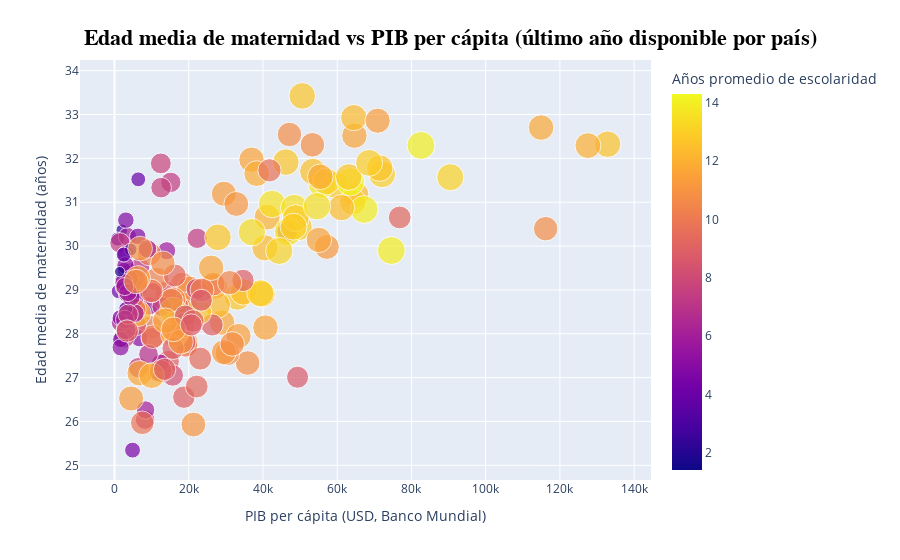

This figure's notebook cell:
### Markdown cell above
## Edad media de maternidad vs PIB per cápita
Color = Años de escolaridad. Tamaño opcional = PIB per cápita.

### Code cell
import pandas as pd
import plotly.express as px

# 1) Asegurar nombres de columnas y tipos
df = df.rename(columns={"Entity":"country", "Year":"year"})  # si ya están así, no pasa nada
df["year"] = pd.to_numeric(df["year"], errors="coerce").astype("Int64")

# 2) Filtrar filas con datos válidos en las 3 métricas
need_cols = ["country", "year", "gdp_per_capita", "mac", "edu_years"]
df_valid = df.dropna(subset=need_cols).copy()

# 3) Quedarse con el último año disponible por país
df_latest = df_valid.loc[df_valid.groupby("country")["year"].idxmax()].reset_index(drop=True)

# 4) Scatter
fig_scatter = px.scatter(
    df_latest,
    x="gdp_per_capita",
    y="mac",
    size="edu_years",
    color="edu_years",
    hover_name="country",
    hover_data={
        "year": True,
        "mac": ":.1f",
        "gdp_per_capita": ":,.0f",
        "edu_years": ":.1f"
    },
    labels={
        "year": "Año",
        "mac": "Edad media de maternidad",
        "gdp_per_capita": "PIB per cápita (USD)",
        "edu_years": "Años promedio de escolaridad"
    }
)

fig_scatter.update_layout(
    title={
        "text": "<b>Edad media de maternidad vs PIB per cápita (último año disponible por país)</b>",
        "x": 0.5, "xanchor": "center", "yanchor": "top"
    },
    title_font=dict(size=22, family="Arial", color="black"),
    xaxis_title="PIB per cápita (USD, Banco Mundial)",
    yaxis_title="Edad media de maternidad (años)"
)

fig_scatter.show()

### Figure 1 — Plotly figure (JSON) as saved in the notebook; plotly's stock layout.template omitted (floating-point values rounded to 4 significant figures; data arrays with more than 128 entries replaced by an {"elided": "..."} marker saying what was removed)
{"data": [{"customdata": {"elided": "188x2 float values"}, "hovertemplate": "<b>%{hovertext}</b><br><br>PIB per cápita (USD)=%{x:,.0f}<br>Edad media de maternidad=%{y:.1f}<br>Años promedio de escolaridad=%{marker.color:.1f}<br>Año=%{customdata[0]}<extra></extra>", "hovertext": {"elided": "188 str values"}, "legendgroup": "", "marker": {"color": {"elided": "188 float values"}, "coloraxis": "coloraxis", "size": {"elided": "188 float values"}, "sizemode": "area", "sizeref": 0.03574, "symbol": "circle"}, "mode": "markers", "name": "", "orientation": "v", "showlegend": false, "type": "scatter", "x": {"elided": "188 float values"}, "xaxis": "x", "y": {"elided": "188 float values"}, "yaxis": "y"}], "layout": {"coloraxis": {"colorbar": {"title": {"text": "Años promedio de escolaridad"}}, "colorscale": [[0, "#0d0887"], [0.1111, "#46039f"], [0.2222, "#7201a8"], [0.3333, "#9c179e"], [0.4444, "#bd3786"], [0.5556, "#d8576b"], [0.6667, "#ed7953"], [0.7778, "#fb9f3a"], [0.8889, "#fdca26"], [1, "#f0f921"]]}, "legend": {"itemsizing": "constant", "tracegroupgap": 0}, "margin": {"t": 60}, "title": {"font": {"color": "black", "family": "Arial", "size": 22}, "text": "<b>Edad media de maternidad vs PIB per cápita (último año disponible por país)</b>", "x": 0.5, "xanchor": "center", "yanchor": "top"}, "xaxis": {"anchor": "y", "domain": [0, 1], "title": {"text": "PIB per cápita (USD, Banco Mundial)"}}, "yaxis": {"anchor": "x", "domain": [0, 1], "title": {"text": "Edad media de maternidad (años)"}}}}
